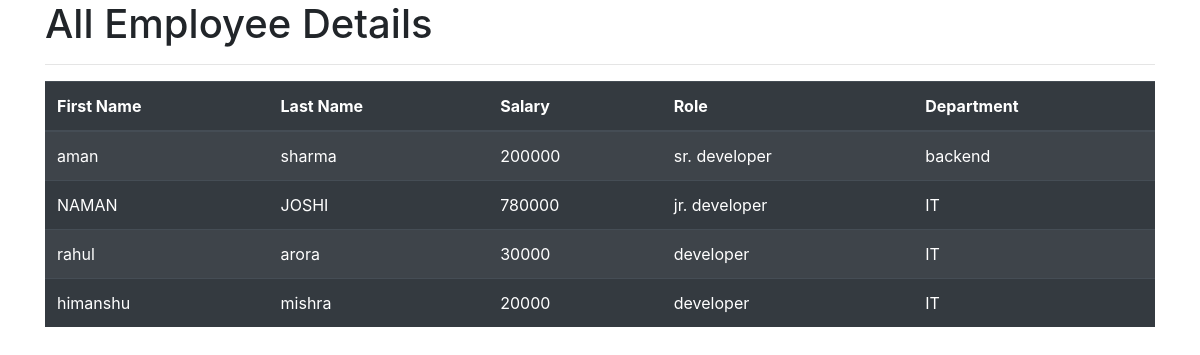
The app's page /all_emp with its own data.
### emp_app/models.py (models this page shows, shortened)
class Employee(models.Model):
    first_name = models.CharField(max_length=100)
    last_name = models.CharField(max_length=100)
    dept = models.ForeignKey(Department, on_delete=models.CASCADE)
    salary = models.IntegerField(default=0)
    bonus = models.IntegerField(default=0)
    role = models.ForeignKey(Role, on_delete=models.CASCADE)
    phone = models.CharField(max_length=15, default="")
    hire_date = models.DateField(blank=True, null=True)
    def __str__(self):
        return f"{self.first_name} {self.last_name}"

class Role(models.Model):
    name = models.CharField(max_length=100, unique=True)

class Department(models.Model):
    name = models.CharField(max_length=100, unique=True)
    location = models.CharField(max_length=100)

### emp_app/views.py (the view)
# urls.py: path('all_emp', views.all_emp,name='all_emp'),
def all_emp(request):
    emps=Employee.objects.all()
    context={
        'emps':emps
    }
    print(context)
    return render(request,'all_emp.html',context)

### emp_app/templates/all_emp.html (shortened to what this page needs)
<!doctype html>
<html lang="en">
  <head>
    <link rel="stylesheet" href="https://cdn.jsdelivr.net/npm/bootstrap@4.4.1/dist/css/bootstrap.min.css">
  </head>
  <body>
    <div class="container">
        <h1>All Employee Details</h1>
        <hr>
        <table class="table table-dark table-striped">
            <thead>
                <tr>
                    <th scope="col">First Name</th>
                    <th scope="col">Last Name</th>
                    <th scope="col">Salary</th>
                    <th scope="col">Role</th>
                    <th scope="col">Department</th>
                </tr>
            </thead>
            <tbody>
                {% for emp in emps %}
                <tr>
                    <td>{{ emp.first_name }}</td>
                    <td>{{ emp.last_name }}</td>
                    <td>{{ emp.salary }}</td>
                    <td>{{ emp.role.name }}</td>
                    <td>{{ emp.dept.name }}</td>
                </tr>
                {% empty %}
                <tr>
                    <td colspan="5" class="text-center">No employees found.</td>
                </tr>
                {% endfor %}
            </tbody>
        </table>
    </div>
  </body>
</html>

### records on screen
Employee: first_name "aman", last_name "sharma", salary "200000", role.name "sr. developer", dept.name "backend"
Employee: first_name "NAMAN", last_name "JOSHI", salary "780000", role.name "jr. developer", dept.name "IT"
Employee: first_name "rahul", last_name "arora", salary "30000", role.name "developer", dept.name "IT"
Employee: first_name "himanshu", last_name "mishra", salary "20000", role.name "developer", dept.name "IT"
